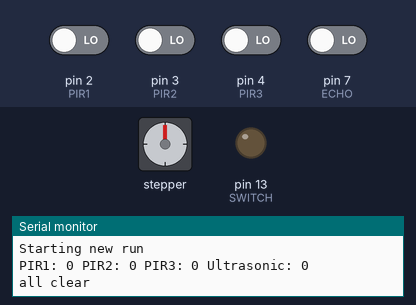
The sketch below on a simulated Arduino Uno, built with avr-gcc and run on an emulated ATmega328P. Parts: stepper motor, output pins drawn as LEDs (lit = HIGH), the last lines printed to the serial monitor. The inputs (shaded band) are chosen by the test bench; at power-on: pin 2 (PIR1), pin 3 (PIR2), pin 4 (PIR3), pin 7 (ECHO) LOW. Stepper angles assume 2038 steps per turn.

Above: at 1.2 s.
1.3 s: pin 2 (PIR1) driven HIGH
At 5.05 s:
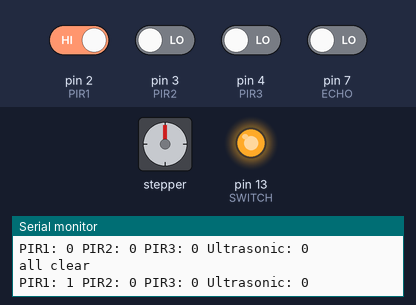
10.6 s: pin 3 (PIR2) driven HIGH
12.1 s: pin 2 (PIR1) driven LOW
At 13.65 s:
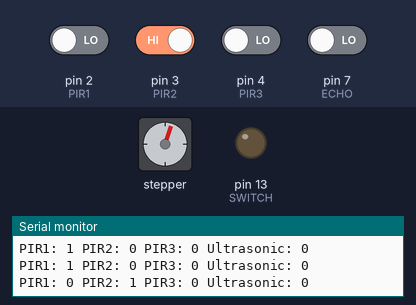
At 15.4 s:
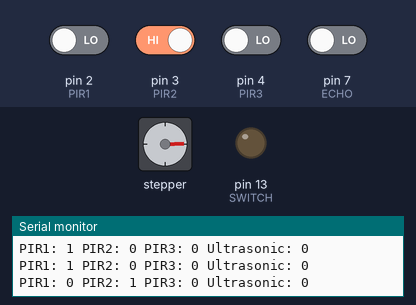
15.6 s: pin 4 (PIR3) driven HIGH
19.1 s: pin 3 (PIR2) driven LOW
At 23.4 s:
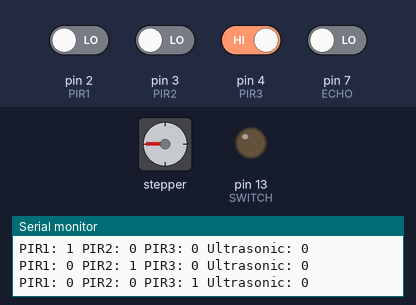
23.6 s: pin 4 (PIR3) driven LOW
Timing chart, 0 to 26.8 s (numbered marks = the images above; inputs shaded):
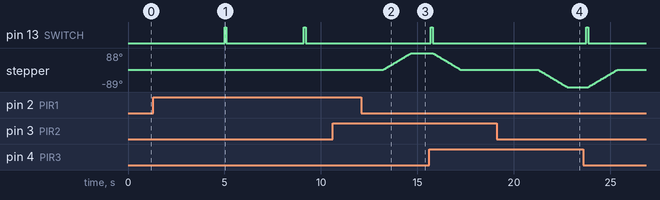

Measured:
- after the input at 1.3 s, pin 13 (SWITCH): alternates HIGH for 0.10 s and LOW for 4.0 s, starting after 3.7 s
- after the input at 10.6 s, every drawn part: stays the same
- after the input at 12.1 s, stepper: turns 88° clockwise in 1.5 s, starting after 1.1 s
- after the input at 19.1 s, stepper: turns 89° counter-clockwise in 1.5 s, starting after 2.2 s

The sketch:

Sentry_gun.ino
```cpp
#include <Stepper.h>

//Define pins for PIR sensors and ultrasonic sensor
#define PIR1 2
#define PIR2 3
#define PIR3 4
#define TRIGGER 6
#define ECHO 7

//Define stepper motor pins and settings
#define STEPPER_IN1 8
#define STEPPER_IN2 10
#define STEPPER_IN3 9
#define STEPPER_IN4 11
#define STEPS_PER_REV 2038
#define STEPPER_RPM 10

//Define switch pin
#define SWITCH 13

//Define variables
int pir1State = 0;
int pir2State = 0;
int pir3State = 0;
int ultrasonicDistance = 0;

//Initialize stepper motor
Stepper myStepper(STEPS_PER_REV, STEPPER_IN1, STEPPER_IN3, STEPPER_IN2, STEPPER_IN4);

void setup() {
  //Initialize serial communication
  Serial.begin(115200);

  //Set stepper motor speed
  myStepper.setSpeed(STEPPER_RPM);

  //Set switch pin as output
  pinMode(SWITCH, OUTPUT);

  //Clear serial monitor and print starting message
  Serial.println("Starting new run");
}

void loop() {
  //Clear all variables and readings
  pir1State = 0;
  pir2State = 0;
  pir3State = 0;
  ultrasonicDistance = 0;

  //Read state of PIR sensors
  pir1State = digitalRead(PIR1);
  pir2State = digitalRead(PIR2);
  pir3State = digitalRead(PIR3);

  //Read ultrasonic sensor
  ultrasonicDistance = readUltrasonic();

  //Print readings to serial monitor
  Serial.print("PIR1: ");
  Serial.print(pir1State);
  Serial.print(" PIR2: ");
  Serial.print(pir2State);
  Serial.print(" PIR3: ");
  Serial.print(pir3State);
  Serial.print(" Ultrasonic: ");
  Serial.println(ultrasonicDistance);

  //Check conditions for stepper motor movement and switch activation
  if (pir3State == HIGH && pir2State == LOW && pir1State == LOW) {
    //Move stepper motor counterclockwise 500 steps
    myStepper.step(-500);

    //Read ultrasonic sensor
    ultrasonicDistance = readUltrasonic();

    //Check if distance is below 50
    if (ultrasonicDistance < 50) {
      //Activate switch for 0.1 seconds
      digitalWrite(SWITCH, HIGH);
      delay(100);
      digitalWrite(SWITCH, LOW);
    }

    //Move stepper motor clockwise 500 steps
    myStepper.step(500);
  }
  else if (pir2State == HIGH && pir1State == LOW && pir3State == LOW) {
    //Move stepper motor clockwise 500 steps
    myStepper.step(500);

    //Read ultrasonic sensor
    ultrasonicDistance = readUltrasonic();

    //Check if distance is below 50
    if (ultrasonicDistance < 50) {
      //Activate switch for 0.1 seconds
      digitalWrite(SWITCH, HIGH);
      delay(100);
      digitalWrite(SWITCH, LOW);
    }

    //Move stepper motor counterclockwise 500 steps
    myStepper.step(-500);
  }
  else if (pir1State == HIGH && pir2State == LOW && pir3State == LOW && ultrasonicDistance < 50) {
    //Activate switch for 0.1 seconds
    digitalWrite(SWITCH, HIGH);
    delay(100);
    digitalWrite(SWITCH, LOW);
  }
  else {
    //Print "all clear" if no conditions are met
    Serial.println("all clear");
  }

  //Wait 3 seconds
  delay(3000);
}

//Function to read ultrasonic sensor
int readUltrasonic() {
  //Send ultrasonic pulse
  digitalWrite(TRIGGER, LOW);
  delayMicroseconds(2);
  digitalWrite(TRIGGER, HIGH);
  delayMicroseconds(10);
  digitalWrite(TRIGGER, LOW);

  //Read echo pulse
  long duration = pulseIn(ECHO, HIGH);

  //Calculate distance in cm
  int distance = duration * 0.034 / 2;

  //Return distance value
  return distance;
}
```
